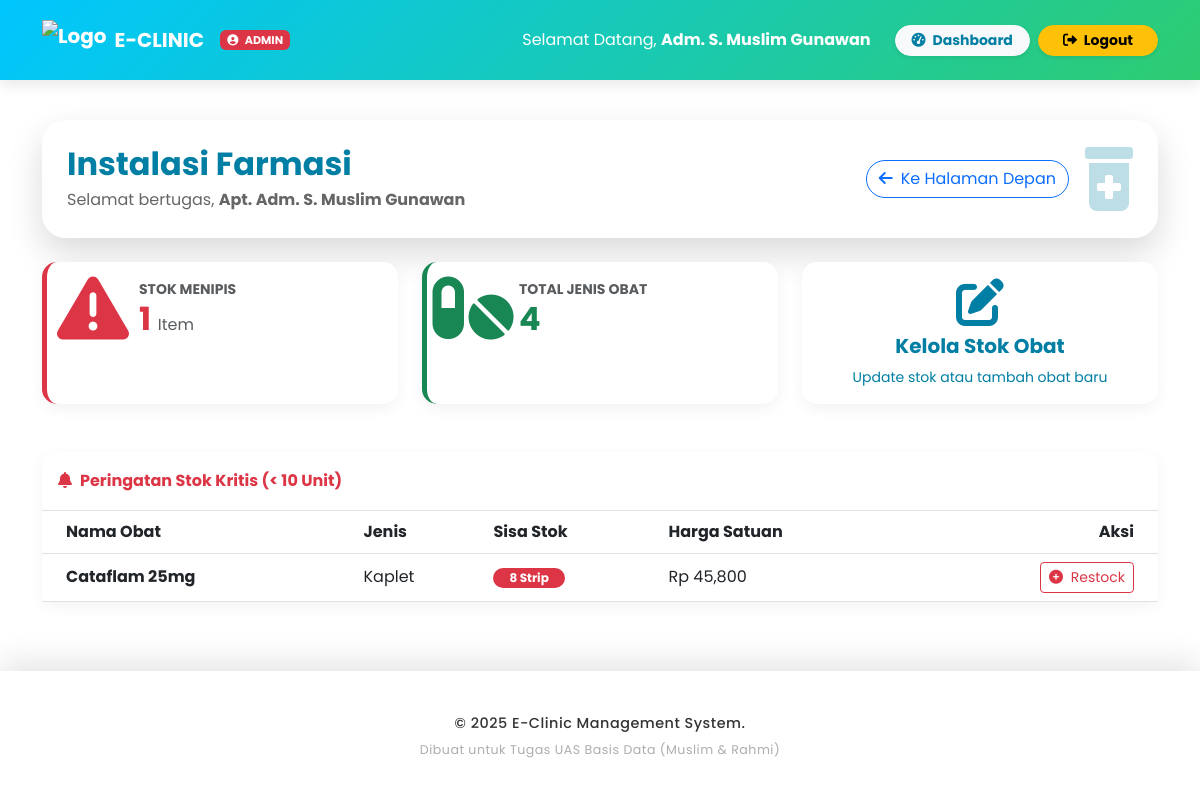
/Apoteker/index.php (signed in), run on the app's committed database.
### tables this page shows
CREATE TABLE `obat` (
  `id_obat` int(11) NOT NULL,
  `nama_obat` varchar(100) NOT NULL,
  `jenis` varchar(50) DEFAULT NULL,
  `stok` int(11) DEFAULT 0,
  `harga` decimal(10,2) DEFAULT 0.00,
  `satuan` varchar(20) DEFAULT NULL,
  `foto` varchar(255) DEFAULT NULL
);

### Apoteker/index.php (the view, shortened to what this page needs)
<?php
$path_prefix = '../';
include $path_prefix . 'layout/header.php';
?>
<div class="container mb-5">
    <div class="glass-panel p-4 mb-4 d-flex justify-content-between align-items-center">
        <div>
            <h2 class="fw-bold mb-1 text-primary">Instalasi Farmasi</h2>
            <p class="mb-0 opacity-75">Selamat bertugas, <strong>Apt. <?= $_SESSION['nama'] ?></strong></p>
        </div>
        <div class="d-flex align-items-center gap-3">
            <a href="../index.php?page=home" class="btn btn-outline-primary rounded-pill btn-back">
                <i class="fas fa-arrow-left me-2"></i>Ke Halaman Depan
            </a>
            <i class="fas fa-prescription-bottle-alt fa-4x opacity-25 text-primary"></i>
        </div>
    </div>
    <div class="row g-4 mb-5">
        <div class="col-md-4">
            <div class="card glass-card h-100 p-3 border-start border-5 border-danger">
                <div class="d-flex align-items-center">
                    <div class="icon-shape text-danger p-3">
                        <i class="fas fa-exclamation-triangle fa-3x"></i>
                    </div>
                    <div class="ms-3">
                        <p class="text-muted mb-0 small text-uppercase fw-bold">Stok Menipis</p>
                        <?php
                        $d = mysqli_fetch_assoc(mysqli_query($conn, "SELECT COUNT(*) as t FROM obat WHERE stok < 10"));
                        ?>
                        <h2 class="fw-bold mb-0 text-danger"><?= $d['t'] ?> <span class="fs-6 text-muted fw-normal">Item</span></h2>
                    </div>
                </div>
            </div>
        </div>
        <div class="col-md-4">
            <div class="card glass-card h-100 p-3 border-start border-5 border-success">
                <div class="d-flex align-items-center">
                    <div class="icon-shape text-success p-3">
                        <i class="fas fa-pills fa-3x"></i>
                    </div>
                    <div class="ms-3">
                        <p class="text-muted mb-0 small text-uppercase fw-bold">Total Jenis Obat</p>
                        <?php $d = mysqli_fetch_assoc(mysqli_query($conn, "SELECT COUNT(*) as t FROM obat")); ?>
                        <h2 class="fw-bold mb-0 text-success"><?= $d['t'] ?></h2>
                    </div>
                </div>
            </div>
        </div>
        <div class="col-md-4">
            <a href="obat.php" class="card glass-card h-100 text-primary text-decoration-none">
                <div class="card-body d-flex align-items-center justify-content-center flex-column text-center">
                    <i class="fas fa-edit fa-3x mb-2"></i>
                    <h5 class="fw-bold">Kelola Stok Obat</h5>
                    <small>Update stok atau tambah obat baru</small>
                </div>
            </a>
        </div>
    </div>
    <div class="card glass-card">
        <div class="card-header bg-transparent py-3 border-bottom fw-bold text-danger">
            <i class="fas fa-bell me-2"></i>Peringatan Stok Kritis (< 10 Unit)
        </div>
        <div class="table-responsive">
            <table class="table table-hover align-middle mb-0">
                <thead class="bg-transparent">
                    <tr>
                        <th class="ps-4">Nama Obat</th>
                        <th>Jenis</th>
                        <th>Sisa Stok</th>
                        <th>Harga Satuan</th>
                        <th class="text-end pe-4">Aksi</th>
                    </tr>
                </thead>
                <tbody>
                    <?php
                    $q_low = mysqli_query($conn, "SELECT * FROM obat WHERE stok < 10 ORDER BY stok ASC");
                    if(mysqli_num_rows($q_low) > 0):
                        while($r = mysqli_fetch_assoc($q_low)):
                    ?>
                    <tr>
                        <td class="ps-4 fw-bold"><?= $r['nama_obat'] ?></td>
                        <td><?= $r['jenis'] ?></td>
                        <td><span class="badge bg-danger rounded-pill px-3"><?= $r['stok'] ?> <?= $r['satuan'] ?></span></td>
                        <td>Rp <?= number_format($r['harga']) ?></td>
                        <td class="text-end pe-4">
                            <a href="obat.php?edit=<?= $r['id_obat'] ?>" class="btn btn-sm btn-outline-danger">
                                <i class="fas fa-plus-circle me-1"></i> Restock
                            </a>
                        </td>
                    </tr>
                    <?php endwhile; else: ?>
                    <tr><td colspan="5" class="text-center py-4 text-muted"><i class="fas fa-check-circle text-success me-2"></i>Semua stok obat aman.</td></tr>
                    <?php endif; ?>
                </tbody>
            </table>
        </div>
    </div>
</div>
<?php include $path_prefix . 'layout/footer.php'; ?>

### assets/css/style.css (style rules this page uses)
:root { --primary: #00c6ff; --primary-dark: #007ea3; --secondary: #2ecc71; --bg-light: #f8f9fa; --gradient-main: linear-gradient(135deg, #00c6ff 0%, #2ecc71 100%); --gradient-green: linear-gradient(135deg, #2ecc71 0%, #27ae60 100%); --gradient-mix: linear-gradient(135deg, #00c6ff 0%, #2ecc71 100%); }
body { background: #ffffff; font-family: 'Poppins', sans-serif; line-height: 1.6; color: #333; min-height: 100vh; display: flex; flex-direction: column; padding-top: 120px; }
.text-primary { color: var(--primary-dark) !important; }
.glass-panel { background: rgba(255, 255, 255, 0.35); backdrop-filter: blur(25px); -webkit-backdrop-filter: blur(25px); border: 1px solid rgba(255, 255, 255, 0.6); box-shadow: 0 15px 35px rgba(0, 0, 0, 0.15); border-radius: 24px; }
.glass-card { background: rgba(255, 255, 255, 0.35); backdrop-filter: blur(25px); -webkit-backdrop-filter: blur(25px); border: 1px solid rgba(255, 255, 255, 0.6); box-shadow: 0 15px 35px rgba(0, 0, 0, 0.15); border-radius: 20px; transition: all 0.4s ease; }
.card { border-radius: 15px; border: none; transition: transform 0.3s, box-shadow 0.3s; background: #ffffff; box-shadow: 0 5px 15px rgba(0, 0, 0, 0.05); }
.icon-shape { width: 60px; height: 60px; display: flex; align-items: center; justify-content: center; border-radius: 12px; font-size: 1.5rem; }
.btn { transition: all 0.3s cubic-bezier(0.25, 0.8, 0.25, 1); position: relative; overflow: hidden; backdrop-filter: blur(5px); }

### data on the page
obat: nama_obat "Cataflam 25mg", jenis "Kaplet", stok "8", satuan "Strip", harga "45,800"

### other printed values
$_SESSION['role'] "ADMIN"
$_SESSION['nama'] "Adm. S. Muslim Gunawan"
$d['t'] "1"
$d['t'] "4"
